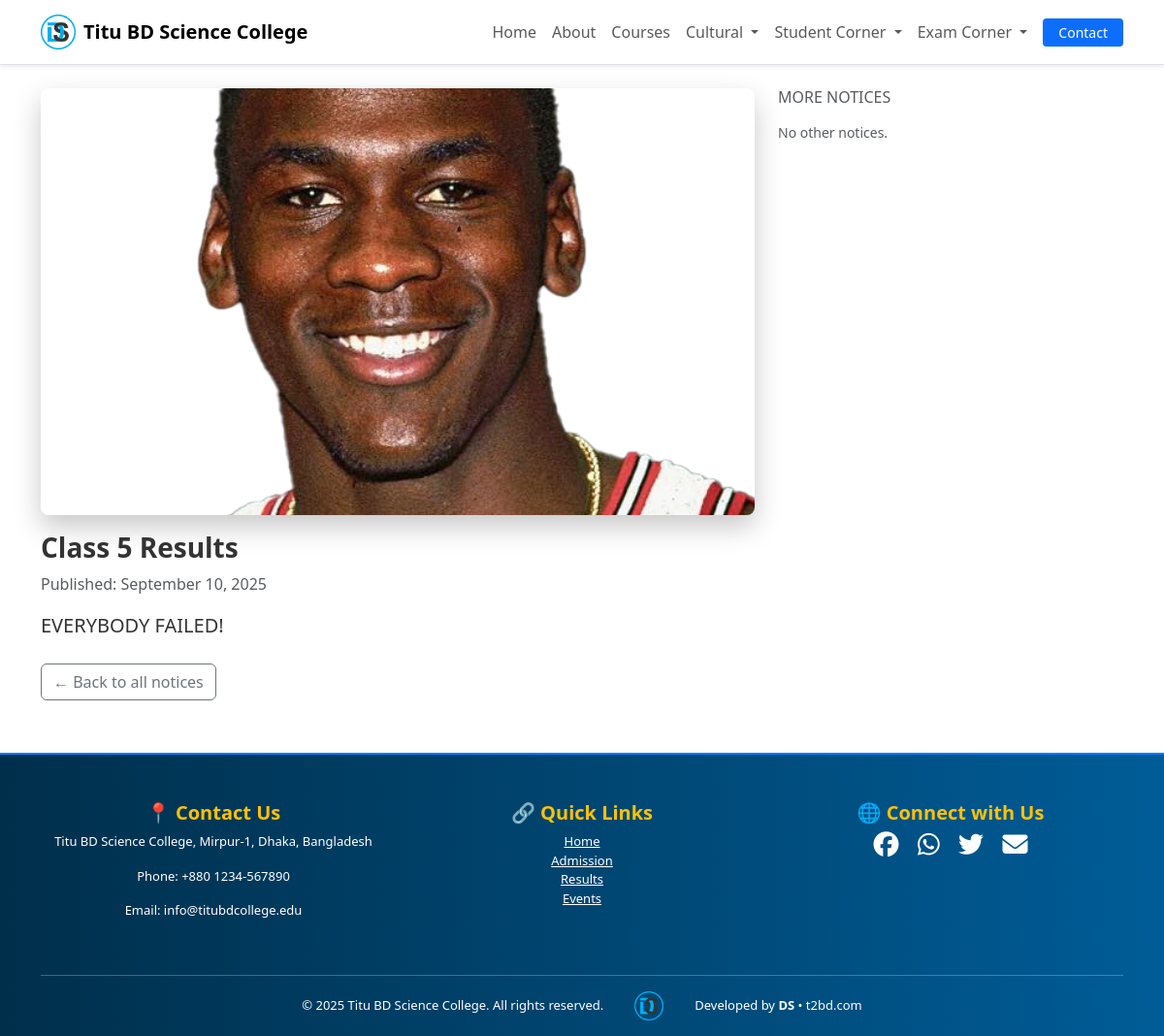
The page /notices/1/ on the database its author committed.
### content/models.py (models this page shows, shortened)
class Notice(models.Model):
    title        = models.CharField(max_length=200)
    subtitle     = models.TextField(blank=True)                 # the paragraph under title
    image        = models.ImageField(upload_to="notices/", blank=True, null=True)
    image_url    = models.URLField(blank=True)                  # optional external image
    link_url     = models.URLField(blank=True)                  # "Read More" target
    published_at = models.DateTimeField(default=timezone.now)   # shown on the card
    is_active    = models.BooleanField(default=True)
    created_at   = models.DateTimeField(auto_now_add=True)
    updated_at   = models.DateTimeField(auto_now=True)
    class Meta:
        ordering = ("-published_at", "-created_at")
    @property
    def image_src(self) -> str:
        if getattr(self, "image", None):
            try:
                return self.image.url
            except Exception:
                pass
        return getattr(self, "image_url", "") or ""

### ui/views.py (the view)
# urls.py: path("notices/<int:pk>/", ui_views.notice_detail, name="notice_detail"),
def notice_detail(request, pk: int):
    notice = get_object_or_404(
        Notice.objects.filter(is_active=True),
        pk=pk,
    )
    more_notices = (
        Notice.objects.filter(is_active=True)
        .exclude(pk=notice.pk)
        .order_by("-published_at", "-created_at")[:8]
    )
    return render(
        request,
        "notice_detail.html",
        {"notice": notice, "more_notices": more_notices},
    )

### templates/notice_detail.html (shortened to what this page needs)
{% extends "base.html" %}
{% block content %}
<section class="container py-4" id="notice-detail">
  <div class="row g-4">
    <div class="col-lg-8">
      {% if notice.image_src %}
      <figure class="mb-3">
        <img
          src="{{ notice.image_src|escape }}"
          alt="{{ notice.title }}"
          class="img-fluid w-100 rounded-3 shadow-soft"
          style="max-height: 440px; object-fit: cover; cursor: zoom-in;"
          data-bs-toggle="modal"
          data-bs-target="#imageZoomModal"
        >
      </figure>
      {% endif %}
      <h1 class="h3 fw-semibold notice-title mb-2">{{ notice.title }}</h1>
      <div class="text-muted mb-3">
        <time datetime="{{ notice.published_at|date:'c' }}">
          Published: {{ notice.published_at|date:"F j, Y" }}
        </time>
      </div>
      {% if notice.subtitle %}
        <p class="lead mb-4">{{ notice.subtitle }}</p>
      {% endif %}
      <div class="d-flex justify-content-between align-items-center mt-2">
        <a href="{% url 'notices_list' %}" class="btn btn-outline-secondary">
          ← Back to all notices
        </a>
      </div>
    </div>
    <aside class="col-lg-4">
      <div class="sticky-top" style="top: 88px;">
        <h2 class="h6 text-uppercase text-muted mb-3">More notices</h2>
        <div class="vstack gap-3">
          {% for n in more_notices %}
            <a href="{{ n.url }}" class="text-decoration-none text-reset">
              <div class="d-flex sidebar-item">
                {% if n.image_src %}
                  <img src="{{ n.image_src|escape }}" alt="{{ n.title }}" class="me-3">
                {% else %}
                  <div class="me-3 bg-light rounded-3 d-flex align-items-center justify-content-center"
                       style="width:168px;height:94px;">
                    <span class="text-muted">No image</span>
                  </div>
                {% endif %}
                <div class="flex-grow-1">
                  <div class="title fw-medium">{{ n.title }}</div>
                  {% if n.subtitle %}
                    <div class="text-muted small mb-1">{{ n.subtitle|truncatechars:90 }}</div>
                  {% endif %}
                  <time class="text-muted">{{ n.published_at|date:"M j, Y" }}</time>
                </div>
              </div>
            </a>
          {% empty %}
            <p class="text-muted small mb-0">No other notices.</p>
          {% endfor %}
        </div>
      </div>
    </aside>
  </div>
</section>
{% endblock %}

### static/css/cms.css (style rules this page uses)
:root { --brand:#1e3a8a; --brand-2:#0ea5e9; --muted:#f1f5f9; --ok:#16a34a; --warn:#f59e0b; --danger:#dc2626; }
body { background:#fff;color:#111; }

### static/style.css (style rules this page uses)
body { background-color: #f3f8fc; color: #333; }
h2 { color: #0d47a1; }
body { font-family: "Segoe UI", Tahoma, sans-serif; background: url("background.jpg") no-repeat center center fixed; background-size: cover; -webkit-print-color-adjust: exact !important; print-color-adjust: exact !important; margin: 0; padding: 0; }

### templates/notice_detail.html (style rules this page uses)
#notice-detail .shadow-soft { box-shadow: 0 12px 28px rgba(0, 0, 0, 0.22); }
#notice-detail .notice-title { line-height: 1.25; }

### rows shown on the page
Notice: image_src (picture), title "Class 5 Results", published_at "September 10, 2025", subtitle "EVERYBODY FAILED!"
